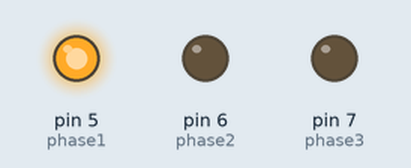
A sketch run on a simulated Arduino Uno, built with avr-gcc and run on an emulated ATmega328P. Shown: output pins drawn as LEDs (lit = HIGH).

Above: at 2.5 s.
At 7.5 s:
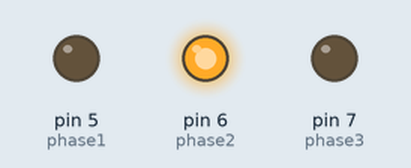
At 12.5 s:
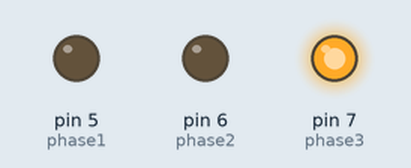
Timing chart, 0 to 19.5 s (numbered marks = the images above):
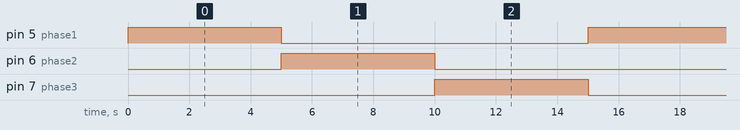

Measured:
- by itself, pin 5 (phase1), pin 6 (phase2), pin 7 (phase3): alternates HIGH for 5.0 s and LOW for 10.0 s
- by itself, everything shown: repeats every 15.0 s, in 3 steps

The sketch:

Switching_Code.ino
```cpp
int phase1 = 5;
int phase2 = 6;
int phase3 = 7;

int tym = 0;


void setup()
{
 pinMode(phase1, OUTPUT);
 pinMode(phase2, OUTPUT);
 pinMode(phase3, OUTPUT);
}

void loop()
{
 digitalWrite(phase2,LOW);
 digitalWrite(phase3,LOW);
 delay(tym);
 digitalWrite(phase1,HIGH);
 delay(5000);


 digitalWrite(phase1,LOW);
 digitalWrite(phase3,LOW);
 delay(tym);
 digitalWrite(phase2,HIGH);
 delay(5000);


 digitalWrite(phase1,LOW);
 digitalWrite(phase2,LOW);
 delay(tym);
 digitalWrite(phase3,HIGH);
 delay(5000);
}
```
